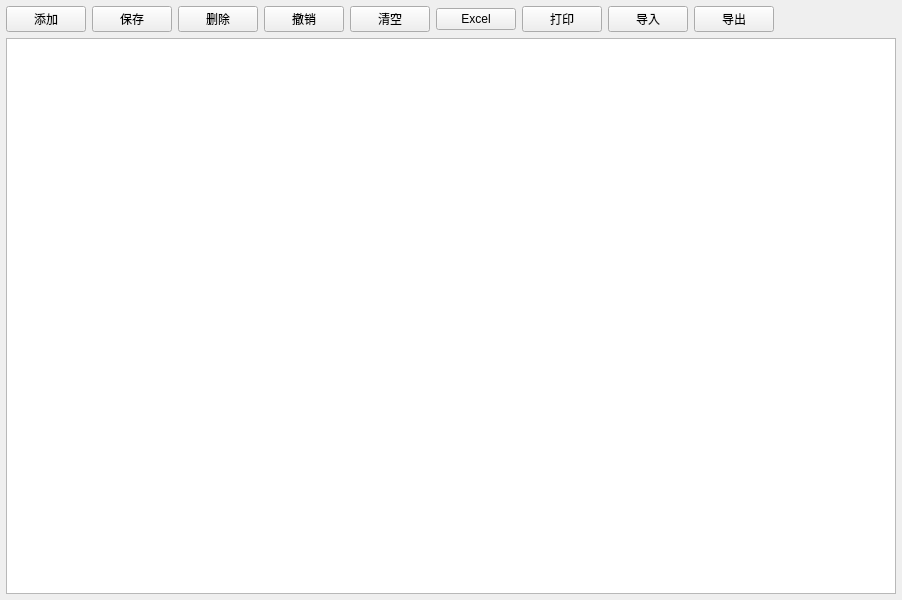
<?xml version="1.0" encoding="UTF-8"?>
<ui version="4.0">
 <class>frmConfigDevice</class>
 <widget class="QWidget" name="frmConfigDevice">
  <property name="geometry">
   <rect>
    <x>0</x>
    <y>0</y>
    <width>902</width>
    <height>600</height>
   </rect>
  </property>
  <property name="windowTitle">
   <string>Form</string>
  </property>
  <layout class="QVBoxLayout" name="verticalLayout">
   <property name="leftMargin">
    <number>6</number>
   </property>
   <property name="topMargin">
    <number>6</number>
   </property>
   <property name="rightMargin">
    <number>6</number>
   </property>
   <property name="bottomMargin">
    <number>6</number>
   </property>
   <item>
    <widget class="QWidget" name="widgetTop" native="true">
     <layout class="QHBoxLayout" name="horizontalLayout">
      <property name="leftMargin">
       <number>0</number>
      </property>
      <property name="topMargin">
       <number>0</number>
      </property>
      <property name="rightMargin">
       <number>0</number>
      </property>
      <property name="bottomMargin">
       <number>0</number>
      </property>
      <item>
       <widget class="QPushButton" name="btnAdd">
        <property name="text">
         <string>添加</string>
        </property>
        <property name="icon">
         <iconset resource="../../other/main.qrc">
          <normaloff>:/image/btn_add.png</normaloff>:/image/btn_add.png</iconset>
        </property>
       </widget>
      </item>
      <item>
       <widget class="QPushButton" name="btnSave">
        <property name="text">
         <string>保存</string>
        </property>
        <property name="icon">
         <iconset resource="../../other/main.qrc">
          <normaloff>:/image/btn_save.png</normaloff>:/image/btn_save.png</iconset>
        </property>
       </widget>
      </item>
      <item>
       <widget class="QPushButton" name="btnDelete">
        <property name="text">
         <string>删除</string>
        </property>
        <property name="icon">
         <iconset resource="../../other/main.qrc">
          <normaloff>:/image/btn_close.png</normaloff>:/image/btn_close.png</iconset>
        </property>
       </widget>
      </item>
      <item>
       <widget class="QPushButton" name="btnReturn">
        <property name="text">
         <string>撤销</string>
        </property>
        <property name="icon">
         <iconset resource="../../other/main.qrc">
          <normaloff>:/image/btn_move.png</normaloff>:/image/btn_move.png</iconset>
        </property>
       </widget>
      </item>
      <item>
       <widget class="QPushButton" name="btnClear">
        <property name="text">
         <string>清空</string>
        </property>
        <property name="icon">
         <iconset resource="../../other/main.qrc">
          <normaloff>:/image/btn_delete.png</normaloff>:/image/btn_delete.png</iconset>
        </property>
       </widget>
      </item>
      <item>
       <widget class="QPushButton" name="btnXls">
        <property name="text">
         <string>Excel</string>
        </property>
        <property name="icon">
         <iconset resource="../../other/main.qrc">
          <normaloff>:/image/btn_excel.png</normaloff>:/image/btn_excel.png</iconset>
        </property>
       </widget>
      </item>
      <item>
       <widget class="QPushButton" name="btnPrint">
        <property name="text">
         <string>打印</string>
        </property>
        <property name="icon">
         <iconset resource="../../other/main.qrc">
          <normaloff>:/image/btn_print.png</normaloff>:/image/btn_print.png</iconset>
        </property>
       </widget>
      </item>
      <item>
       <widget class="QPushButton" name="btnInput">
        <property name="text">
         <string>导入</string>
        </property>
        <property name="icon">
         <iconset resource="../../other/main.qrc">
          <normaloff>:/image/btn_get.png</normaloff>:/image/btn_get.png</iconset>
        </property>
       </widget>
      </item>
      <item>
       <widget class="QPushButton" name="btnOutput">
        <property name="text">
         <string>导出</string>
        </property>
        <property name="icon">
         <iconset resource="../../other/main.qrc">
          <normaloff>:/image/btn_set.png</normaloff>:/image/btn_set.png</iconset>
        </property>
       </widget>
      </item>
      <item>
       <widget class="QLabel" name="labTip">
        <property name="sizePolicy">
         <sizepolicy hsizetype="Expanding" vsizetype="Preferred">
          <horstretch>0</horstretch>
          <verstretch>0</verstretch>
         </sizepolicy>
        </property>
        <property name="text">
         <string/>
        </property>
       </widget>
      </item>
     </layout>
    </widget>
   </item>
   <item>
    <widget class="QTableView" name="tableView"/>
   </item>
  </layout>
 </widget>
 <resources>
  <include location="../../other/main.qrc"/>
 </resources>
 <connections/>
</ui>
